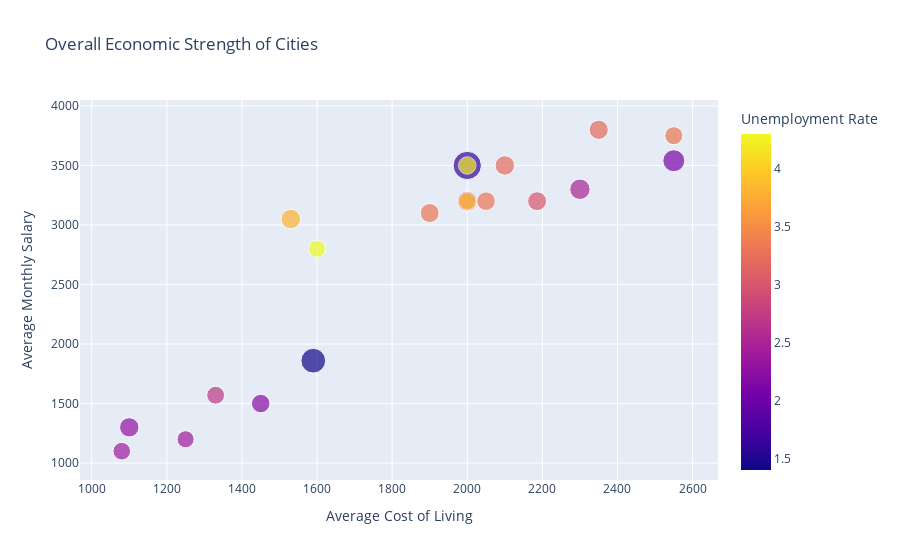
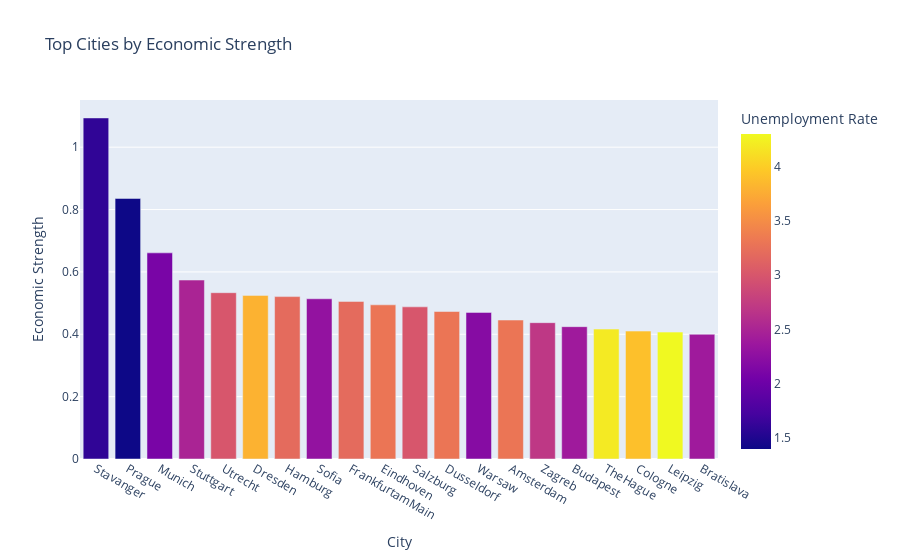

The cell these charts' notebook holds for them, in order:
### Code cell
df_in['Economic_Strength'] = (
    df_in['Average Monthly Salary'] / df_in['Average Cost of Living']
) / df_in['Unemployment Rate']

econ = df_in[['City', 'Country', 
                 'Average Monthly Salary', 
                 'Average Cost of Living', 
                 'Unemployment Rate',
                 'Affordability',
                 'Economic_Strength']]

econ_sorted = econ.sort_values('Economic_Strength', ascending=False)
fig = px.scatter(
    econ_sorted.head(20),
    x='Average Cost of Living',          
    y='Average Monthly Salary',          
    size='Economic_Strength',            
    color='Unemployment Rate',           
    hover_name='City',
    title='Overall Economic Strength of Cities'
)

fig.show()

fig = px.bar(
    econ_sorted.head(20),                
    x='City',
    y='Economic_Strength',
    color='Unemployment Rate',
    title='Top Cities by Economic Strength',
    labels={'City': 'City', 'Economic_Strength': 'Economic Strength'},
    
)

fig.show()

### Figure 1 — Plotly figure (JSON) as saved in the notebook; plotly's stock layout.template omitted (floating-point values rounded to 4 significant figures)
{"data": [{"hovertemplate": "<b>%{hovertext}</b><br><br>Average Cost of Living=%{x}<br>Average Monthly Salary=%{y}<br>Economic_Strength=%{marker.size}<br>Unemployment Rate=%{marker.color}<extra></extra>", "hovertext": ["Stavanger", "Prague", "Munich", "Stuttgart", "Utrecht", "Dresden", "Hamburg", "Sofia", "FrankfurtamMain", "Eindhoven", "Salzburg", "Dusseldorf", "Warsaw", "Amsterdam", "Zagreb", "Budapest", "TheHague", "Cologne", "Leipzig", "Bratislava"], "legendgroup": "", "marker": {"color": [1.6, 1.4, 2.1, 2.5, 3.0, 3.8, 3.2, 2.3, 3.2, 3.3, 3.0, 3.3, 2.2, 3.3, 2.7, 2.4, 4.2, 3.9, 4.3, 2.4], "coloraxis": "coloraxis", "size": [1.094, 0.8356, 0.6611, 0.5739, 0.5333, 0.5246, 0.5208, 0.5138, 0.5053, 0.4944, 0.488, 0.473, 0.4702, 0.4456, 0.4372, 0.4244, 0.4167, 0.4103, 0.407, 0.4], "sizemode": "area", "sizeref": 0.002734, "symbol": "circle"}, "mode": "markers", "name": "", "orientation": "v", "showlegend": false, "type": "scatter", "x": [2000, 1590, 2550, 2300, 2000, 1530, 2100, 1100, 2350, 1900, 2186, 2050, 1450, 2550, 1330, 1080, 2000, 2000, 1600, 1250], "xaxis": "x", "y": [3500, 1860, 3540, 3300, 3200, 3050, 3500, 1300, 3800, 3100, 3200, 3200, 1500, 3750, 1570, 1100, 3500, 3200, 2800, 1200], "yaxis": "y"}], "layout": {"coloraxis": {"colorbar": {"title": {"text": "Unemployment Rate"}}, "colorscale": [[0, "#0d0887"], [0.1111, "#46039f"], [0.2222, "#7201a8"], [0.3333, "#9c179e"], [0.4444, "#bd3786"], [0.5556, "#d8576b"], [0.6667, "#ed7953"], [0.7778, "#fb9f3a"], [0.8889, "#fdca26"], [1, "#f0f921"]]}, "legend": {"itemsizing": "constant", "tracegroupgap": 0}, "title": {"text": "Overall Economic Strength of Cities"}, "xaxis": {"anchor": "y", "domain": [0, 1], "title": {"text": "Average Cost of Living"}}, "yaxis": {"anchor": "x", "domain": [0, 1], "title": {"text": "Average Monthly Salary"}}}}

### Figure 2 — Plotly figure (JSON) as saved in the notebook; plotly's stock layout.template omitted (floating-point values rounded to 4 significant figures)
{"data": [{"hovertemplate": "City=%{x}<br>Economic Strength=%{y}<br>Unemployment Rate=%{marker.color}<extra></extra>", "legendgroup": "", "marker": {"color": [1.6, 1.4, 2.1, 2.5, 3.0, 3.8, 3.2, 2.3, 3.2, 3.3, 3.0, 3.3, 2.2, 3.3, 2.7, 2.4, 4.2, 3.9, 4.3, 2.4], "coloraxis": "coloraxis", "pattern": {"shape": ""}}, "name": "", "orientation": "v", "showlegend": false, "textposition": "auto", "type": "bar", "x": ["Stavanger", "Prague", "Munich", "Stuttgart", "Utrecht", "Dresden", "Hamburg", "Sofia", "FrankfurtamMain", "Eindhoven", "Salzburg", "Dusseldorf", "Warsaw", "Amsterdam", "Zagreb", "Budapest", "TheHague", "Cologne", "Leipzig", "Bratislava"], "xaxis": "x", "y": [1.094, 0.8356, 0.6611, 0.5739, 0.5333, 0.5246, 0.5208, 0.5138, 0.5053, 0.4944, 0.488, 0.473, 0.4702, 0.4456, 0.4372, 0.4244, 0.4167, 0.4103, 0.407, 0.4], "yaxis": "y"}], "layout": {"barmode": "relative", "coloraxis": {"colorbar": {"title": {"text": "Unemployment Rate"}}, "colorscale": [[0, "#0d0887"], [0.1111, "#46039f"], [0.2222, "#7201a8"], [0.3333, "#9c179e"], [0.4444, "#bd3786"], [0.5556, "#d8576b"], [0.6667, "#ed7953"], [0.7778, "#fb9f3a"], [0.8889, "#fdca26"], [1, "#f0f921"]]}, "legend": {"tracegroupgap": 0}, "title": {"text": "Top Cities by Economic Strength"}, "xaxis": {"anchor": "y", "domain": [0, 1], "title": {"text": "City"}}, "yaxis": {"anchor": "x", "domain": [0, 1], "title": {"text": "Economic Strength"}}}}
